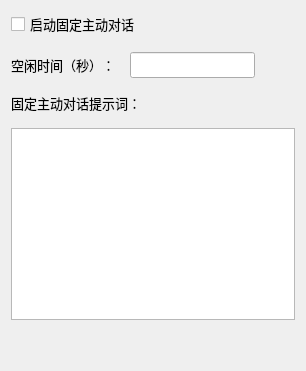
             <widget class="QWidget" name="tab_fixed_auto_chat">
              <attribute name="title">
               <string>固定主动对话</string>
              </attribute>
              <layout class="QVBoxLayout" name="verticalLayout_fixed_auto_chat" stretch="0,0,0,1,0">
               <property name="spacing">
                <number>15</number>
               </property>
               <item>
                <widget class="QCheckBox" name="checkBox">
                 <property name="font">
                  <font>
                   <family>微软雅黑</family>
                   <pointsize>10</pointsize>
                  </font>
                 </property>
                 <property name="text">
                  <string>启动固定主动对话</string>
                 </property>
                </widget>
               </item>
               <item>
                <layout class="QHBoxLayout" name="horizontalLayout_7">
                 <item>
                  <widget class="QLabel" name="label_idle_time">
                   <property name="minimumSize">
                    <size>
                     <width>0</width>
                     <height>0</height>
                    </size>
                   </property>
                   <property name="font">
                    <font>
                     <family>微软雅黑</family>
                     <pointsize>10</pointsize>
                    </font>
                   </property>
                   <property name="text">
                    <string>空闲时间（秒）：</string>
                   </property>
                  </widget>
                 </item>
                 <item>
                  <widget class="QLineEdit" name="lineEdit_idle_time">
                   <property name="maximumSize">
                    <size>
                     <width>150</width>
                     <height>16777215</height>
                    </size>
                   </property>
                   <property name="font">
                    <font>
                     <family>微软雅黑</family>
                     <pointsize>10</pointsize>
                    </font>
                   </property>
                  </widget>
                 </item>
                 <item>
                  <spacer name="horizontalSpacer_5">
                   <property name="orientation">
                    <enum>Qt::Horizontal</enum>
                   </property>
                   <property name="sizeHint" stdset="0">
                    <size>
                     <width>40</width>
                     <height>20</height>
                    </size>
                   </property>
                  </spacer>
                 </item>
                </layout>
               </item>
               <item>
                <widget class="QLabel" name="label_prompt">
                 <property name="font">
                  <font>
                   <family>微软雅黑</family>
                   <pointsize>10</pointsize>
                  </font>
                 </property>
                 <property name="text">
                  <string>固定主动对话提示词：</string>
                 </property>
                </widget>
               </item>
               <item>
                <widget class="QTextEdit" name="textEdit_prompt">
                 <property name="sizePolicy">
                  <sizepolicy hsizetype="Preferred" vsizetype="Preferred">
                   <horstretch>0</horstretch>
                   <verstretch>0</verstretch>
                  </sizepolicy>
                 </property>
                 <property name="minimumSize">
                  <size>
                   <width>0</width>
                   <height>0</height>
                  </size>
                 </property>
                 <property name="font">
                  <font>
                   <family>微软雅黑</family>
                   <pointsize>10</pointsize>
                  </font>
                 </property>
                </widget>
               </item>
               <item>
                <spacer name="verticalSpacer_fixed">
                 <property name="orientation">
                  <enum>Qt::Vertical</enum>
                 </property>
                 <property name="sizeHint" stdset="0">
                  <size>
                   <width>20</width>
                   <height>40</height>
                  </size>
                 </property>
                </spacer>
               </item>
              </layout>
             </widget>
